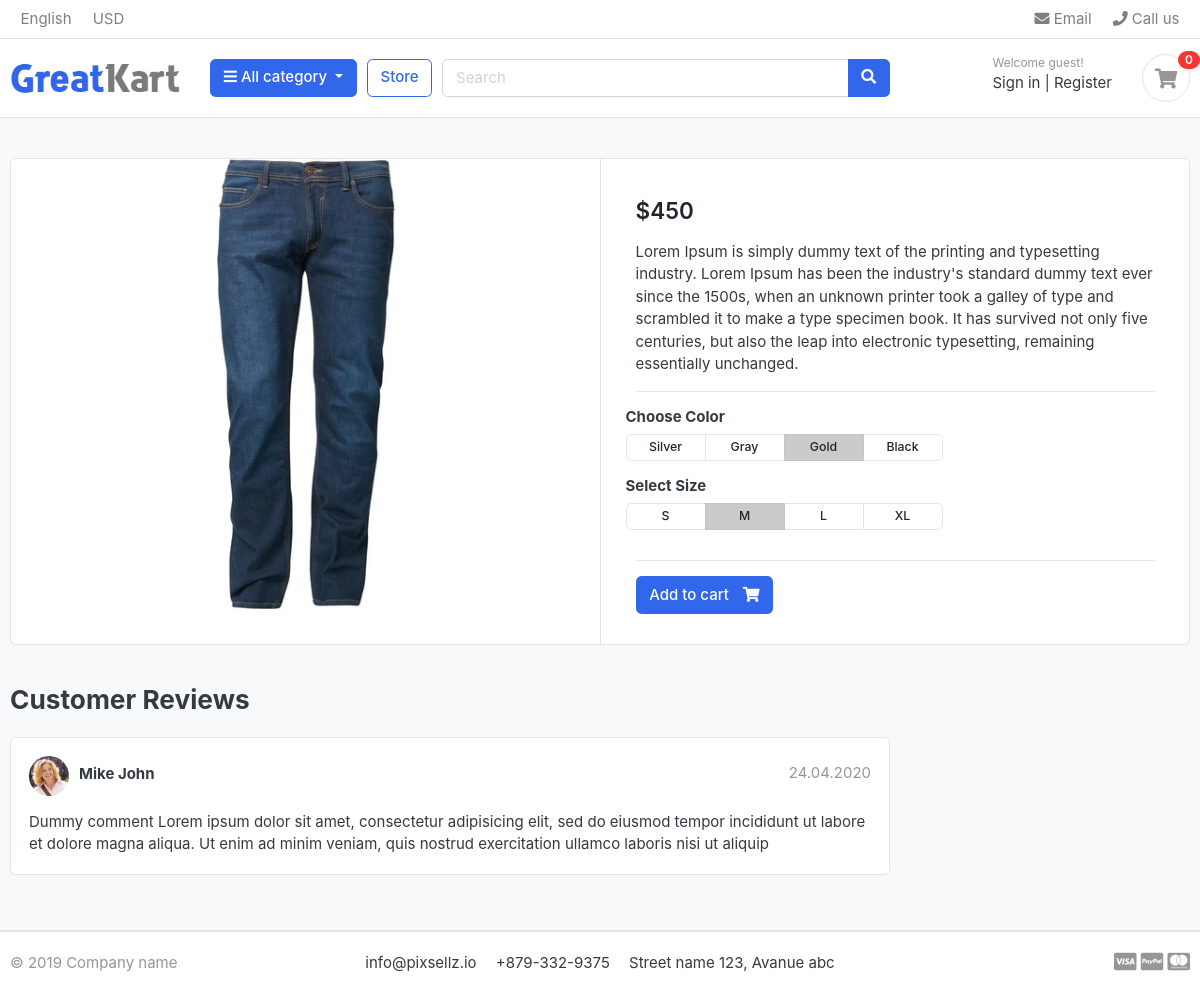
The page /store/jeans/mavi-jeans/ on the database its author committed.
### store/models.py (models this page shows, shortened)
class Product(models.Model):
    product_name = models.CharField(max_length=255, unique=True)
    slug = models.SlugField(max_length=255, unique=True)
    description = models.TextField(blank=True)
    price = models.IntegerField()
    images = models.ImageField(upload_to='photos/products')
    stock = models.IntegerField()
    is_available = models.BooleanField(default=True)
    category = models.ForeignKey(Category, on_delete=models.CASCADE)
    created_date = models.DateField(auto_now_add=True)
    updated_date = models.DateField(auto_now=True)

### store/views.py (the view)
def product_detail(request, category_slug, product_slug):
    try:
        single_product = Product.objects.get(
            category__slug=category_slug, slug=product_slug)
    except Exception as e:
        return e
    context = {
        'single_product': single_product,
    }
    return render(request, 'store/product_detail.html', context)

### category/context_processors.py (called while the page is built)
def menu_links(request):
    links = Category.objects.all()
    return {
        'links': links,
    }

### category/models.py (called while the page is built)
    def get_url(self):
        return reverse('products_by_category', args=[self.slug])

### templates/store/product_detail.html (shortened to what this page needs)
{% extends "base.html" %}
{% load static %}
{% block  content %}
    <section class="section-content padding-y bg">
        <div class="container">
            <div class="card">
                <div class="row no-gutters">
                    <aside class="col-md-6">
                        <article class="gallery-wrap">
                            <div class="img-big-wrap">
                                <a href="#">
                                    <img src="{{ single_product.images.url }}">
                                </a>
                            </div>
                            </article>
                        </aside>
                        <main class="col-md-6 border-left">
                            <article class="content-body">
                                <div class="mb-3">
                                    <var class="price h4">${{ single_product.price }}</var>
                                </div>
                                <p>
                                    {{ single_product.description }}
                                </p>
                                <hr>
                                <div class="row">
                                    <div class="item-option-select">
                                        <h6>Choose Color</h6>
                                        <div class="btn-group btn-group-sm btn-group-toggle" data-toggle="buttons">
                                            <label class="btn btn-light">
                                                Silver
                                            </label>
                                            <label class="btn btn-light">
                                                Gray
                                            </label>
                                            <label class="btn btn-light active">
                                                Gold
                                            </label>
                                            <label class="btn btn-light">
                                                Black
                                            </label>
                                        </div>
                                    </div>
                                </div>
                                <div class="row">
                                    <div class="item-option-select">
                                        <h6>Select Size</h6>
                                        <div class="btn-group btn-group-sm btn-group-toggle" data-toggle="buttons">
                                            <label class="btn btn-light">
                                                S
                                            </label>
                                            <label class="btn btn-light active">
                                                M
                                            </label>
                                            <label class="btn btn-light">
                                                L
                                            </label>
                                            <label class="btn btn-light">
                                                XL
                                            </label>
                                        </div>
                                    </div>
                                </div>
                                <hr>
                                {% if single_product.stock <= 0 %}
                                    <h5 class="text-danger">Out of Stock</h5>
                                {% else %}
                                    <a href="{% url 'add_cart' single_product.id  %}"
                                       class="btn  btn-primary"> <span class="text">Add to cart</span> <i class="fas fa-shopping-cart"></i>  </a>
                                {% endif %}
                                </article>
                            </main>
                        </div>
                    </div>
                    <br>
                    <div class="row">
                        <div class="col-md-9">
                            <header class="section-heading">
                                <h3>Customer Reviews</h3>
                            </header>
                            <article class="box mb-3">
                                <div class="icontext w-100">
                                    <img src="{% static 'images/avatars/avatar1.jpg' %}"
                                         class="img-xs icon rounded-circle">
                                    <div class="text">
                                        <span class="date text-muted float-md-right">24.04.2020</span>
                                        <h6 class="mb-1">Mike John</h6>
                                    </div>
                                </div>
                                <div class="mt-3">
                                    <p>
                                        Dummy comment Lorem ipsum dolor sit amet, consectetur adipisicing elit, sed do eiusmod
                                        tempor incididunt ut labore et dolore magna aliqua. Ut enim ad minim veniam,
                                        quis nostrud exercitation ullamco laboris nisi ut aliquip
                                    </p>
                                </div>
                            </article>
                        </div>
                    </div>
                </div>
            </section>
        {% endblock %}

### static/css/ui.css (style rules this page uses)
html { font-family: "Inter", sans-serif; font-size: 15px; }
.content-body { flex: 1 1 auto; padding: 2rem 2.3rem; }
.img-xs, .img-sm, .img-md, .img-lg { -o-object-fit: cover; object-fit: cover; flex-shrink: 0; flex-grow: 0; }
.img-xs { width: 40px; height: 40px; }
.padding-y { padding-top: 40px; padding-bottom: 40px; }
var { font-style: normal; }
article:after, .form-group:after { display: block; clear: both; content: ""; }
.bg { background-color: #f8f9fa; }
.section-heading { margin-bottom: 20px; margin-top: 15px; }
p:last-child { margin-bottom: 0; }
.btn-light { background-color: #fff; border-color: #e4e4e4; }
.btn .text + i { margin-left: 10px; }
.icontext { display: inline-flex; align-items: center; vertical-align: middle; }
.icontext .text { width: 100%; line-height: 1.2; }
.icontext .icon { position: relative; margin-right: 10px; flex-shrink: 0; flex-grow: 0; }
.price { font-weight: 600; color: #212529; }
.box { padding: 18px; background: #fff; border-radius: 0.37rem; border: 1px solid #e4e4e4; }
.box img { max-width: 100%; }
.gallery-wrap .img-big-wrap { margin-bottom: 10px; border-radius: 0.37rem; overflow: hidden; background-color: #fff; }
.gallery-wrap .img-big-wrap a { text-align: center; display: block; }
.gallery-wrap .img-big-wrap img { height: 450px; width: auto; display: inline-block; }
.item-option-select { margin-bottom: 1rem; display: inline-block; margin-right: 15px; }
.item-option-select .btn { min-width: 80px; }

### rows shown on the page
Product: images (picture), price "450", description "Lorem Ipsum is simply dummy text of the printing and typesetting industry. Lorem Ipsum has been the industry's standard dummy text ever since the 1500s, when an unknown printer took a galley of type and scrambled it to make a type specimen book. It has survived not only five centuries, but also the leap into electronic typesetting, remaining essentially unchanged."
